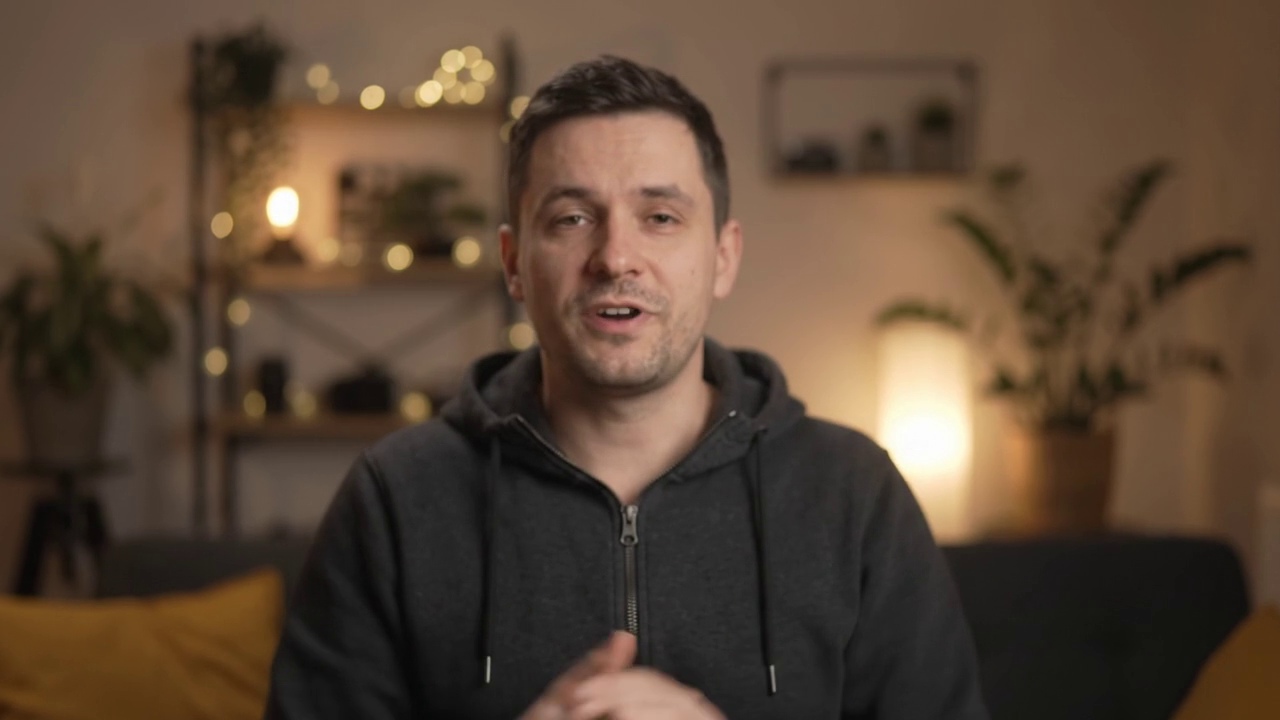
#> input picture frame 24 of data_base/test_ostro.mp4, 1280 x 720 px
$ python tracking.py   (older library calls are emulated)
#> lines starting #> are read from the running program, lines starting #| are printed output that depends on the picture; after the words box and inside, x2 and y2 are one past the last pixel; in counts of white or black regions, pixels touching at a corner belong together
import cv2
import matplotlib.pyplot as plt

cap = cv2.VideoCapture("./data_base/test_ostro.mp4")
def Track_object():
    #pobranie szerokosci i wysokosci klatki nagrywanej przez kamere
    frame_width = int(cap.get(cv2.CAP_PROP_FRAME_WIDTH))
    frame_height = int(cap.get(cv2.CAP_PROP_FRAME_HEIGHT))
    #format
    fourcc = cv2.VideoWriter_fourcc(*'mp4v')
    out = cv2.VideoWriter('output.mp4',fourcc,20.0,(frame_width,frame_height))
    sharpness_bucket = []
    while cap.isOpened():
        ret,frame = cap.read()
#> frame is the input picture: shape (720, 1280, 3); mean B, G, R 54.3, 70.8, 90.6
        if not ret:
            break
        gray = cv2.cvtColor(frame, cv2.COLOR_BGR2GRAY) #konwertuj na skale szarosci
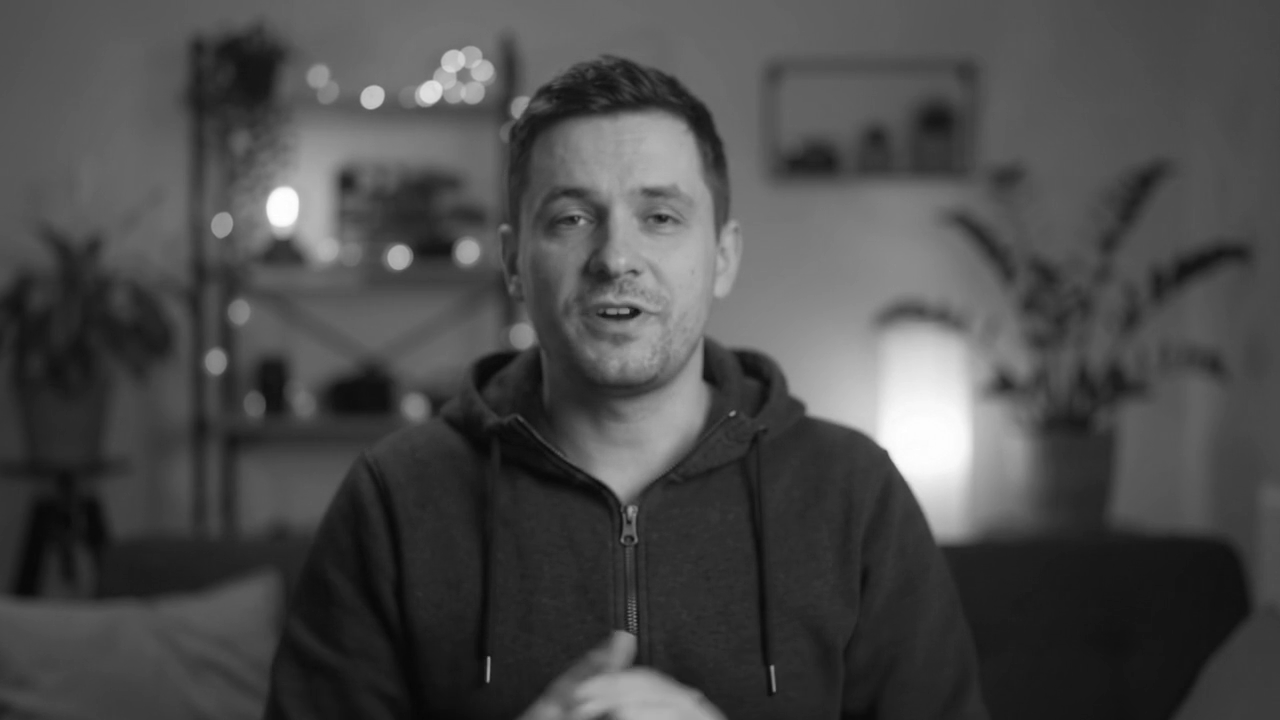
#> gray: shape (720, 1280); min 6, max 255, mean 74.8
        laplacian = cv2.Laplacian(gray,cv2.CV_64F).var() #wartosc tej funkcji odpowiada jak bardzo obraz jest ostry, dziala az milo
#> laplacian = 9.1
        sharpness_bucket.append(laplacian)
        blurred = cv2.GaussianBlur(gray, (5, 5), 0) # usuwa szumy z kosmosu (5,5) obszar jadra macierz pikseli ktora jest wyciagana srednia
        _, thresh = cv2.threshold(blurred, 40, 255, cv2.THRESH_BINARY) #zamiana obrazu na czarno bialy gdy jestmniejsze niz 40 staje sie czarne gdy wiecej to staje sie biale
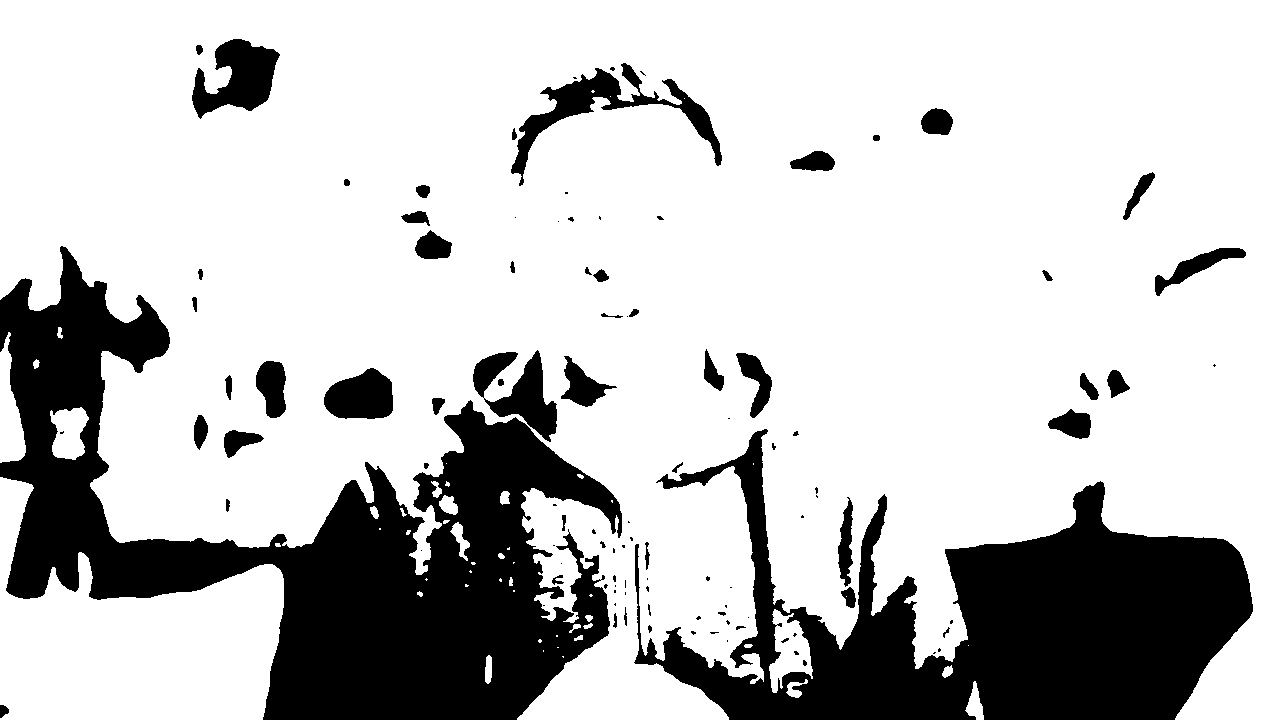
#> thresh: shape (720, 1280); 77.1% white; 107 black regions (51 under 20 px)
        contours, _ = cv2.findContours(thresh, cv2.RETR_EXTERNAL, cv2.CHAIN_APPROX_SIMPLE) #funkcja szuka granicy miedzy przejsciem z bialego na czarne czyli konturu
#> contours = 49 contours, 27 with area under 20; largest, box (x1, y1, x2, y2) and area: (0, 0, 1280, 720) 688564, (0, 477, 284, 720) 38214, (769, 609, 813, 693) 1904, (0, 332, 26, 463) 1839, (50, 407, 89, 460) 1404
        if contours:
            c = max(contours, key=cv2.contourArea) #wez pod uwage tylko najwiekszy kontur
#> c = contour of 2476 points, box (x1, y1, x2, y2) (0, 0, 1280, 720), area 688564
            x, y, w, h = cv2.boundingRect(c) #pobierz wymiary prostokata w ktorym miesci sie obiekt
#> x = 0; y = 0; w = 1280; h = 720
            cv2.rectangle(frame, (x, y), (x + w, y + h), (0, 255, 0), 2) #narysuj go na obrazie
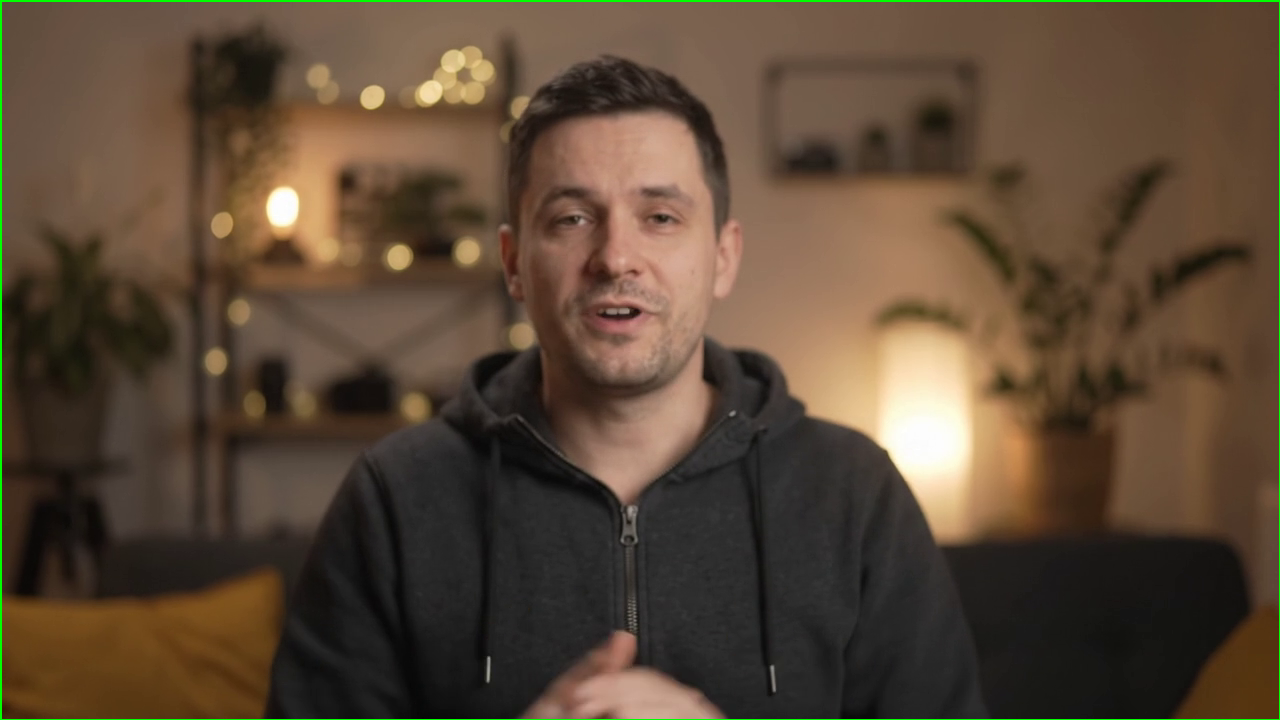
#> frame: shape (720, 1280, 3); 0.65% of pixels changed, all inside (x1, y1, x2, y2) = (0, 0, 1280, 720)
            cord_centre_of_object = [(x+x+w)/2 , (y+y+h)/2] #koordynaty srodka obiektu
#> cord_centre_of_object = [640, 360]
            cv2.putText(frame, f"{cord_centre_of_object}",(x,y-10), cv2.FONT_HERSHEY_SIMPLEX, 0.5, (0, 255, 0), 2) #pokaz koordynaty srodka obiektu, przyda sie do algorytmu
        out.write(frame)
        cv2.imshow("SkyWatcher", frame)
        if cv2.waitKey(1) & 0xFF == ord('q'):
#> (key q is pressed here)
            break

    cap.release()
    out.release()
    cv2.destroyAllWindows()
    Show_plott(sharpness_bucket)

def Show_plott(plot):
    plt.plot(plot, marker='.')
    plt.title("ostrosc obrazu")
    plt.xlabel("ilosc klatek przez caly film")
    plt.ylabel("jak bardzo ostry jest obraz?")
    plt.show()
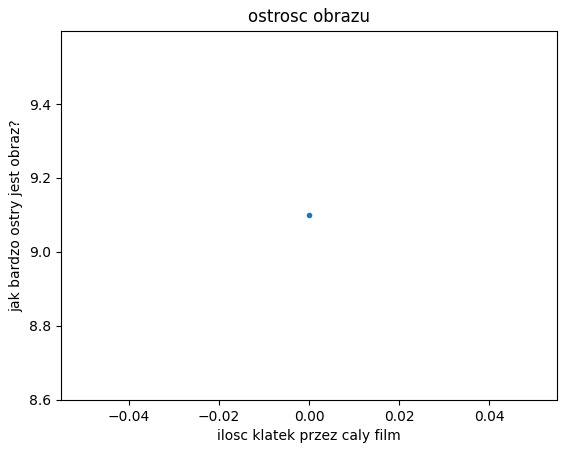
#> figure drawn by matplotlib, 1 panel
Track_object()


"""
bedzie funkcja ktora ocenia ostrosc obrazu i wprowadza korekty, funkcja bedzie wykonywana podczas wykonywania funkcji Track_objeckt, moze da sie ja
puscic w osobnym watku aby caly czas lekko korektowala ? nwm

Gdy dana klatka obrazu bedzie ostrzejsza od poprzedniej, algorytm musi zapamietac pozycje pokretla , lecz probowac zdobyc jeszcze lepszy obraz jesli przekrecenie pogorszy
wraca do najlepszej opcji z przeszlosci

czy jest potrzebny algorytm dodatkowy po wtepnej korekcji obrazu ?
czy da sie to zrobic inaczej niz metoda ogolna?
czy wyciaganie widma analiza itp cos zmieni?

"""

$ run again, starting later in the video
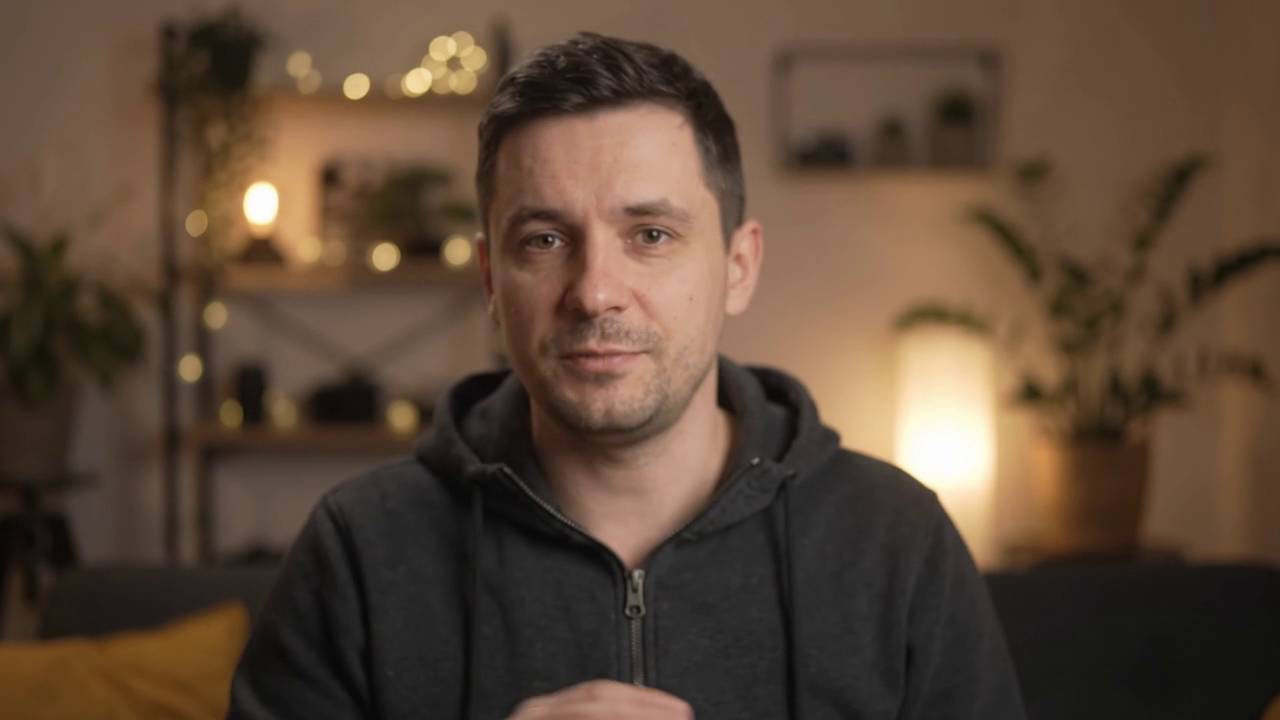
#> input picture frame 108 of data_base/test_ostro.mp4, 1280 x 720 px
#> in Track_object, frame is the input picture: shape (720, 1280, 3); mean B, G, R 55.9, 72.1, 92.4
#> laplacian = 9.24
#> in Track_object, `_, thresh = cv2.threshold(blurred, 40, 255, cv2.THRESH_BINARY)`:
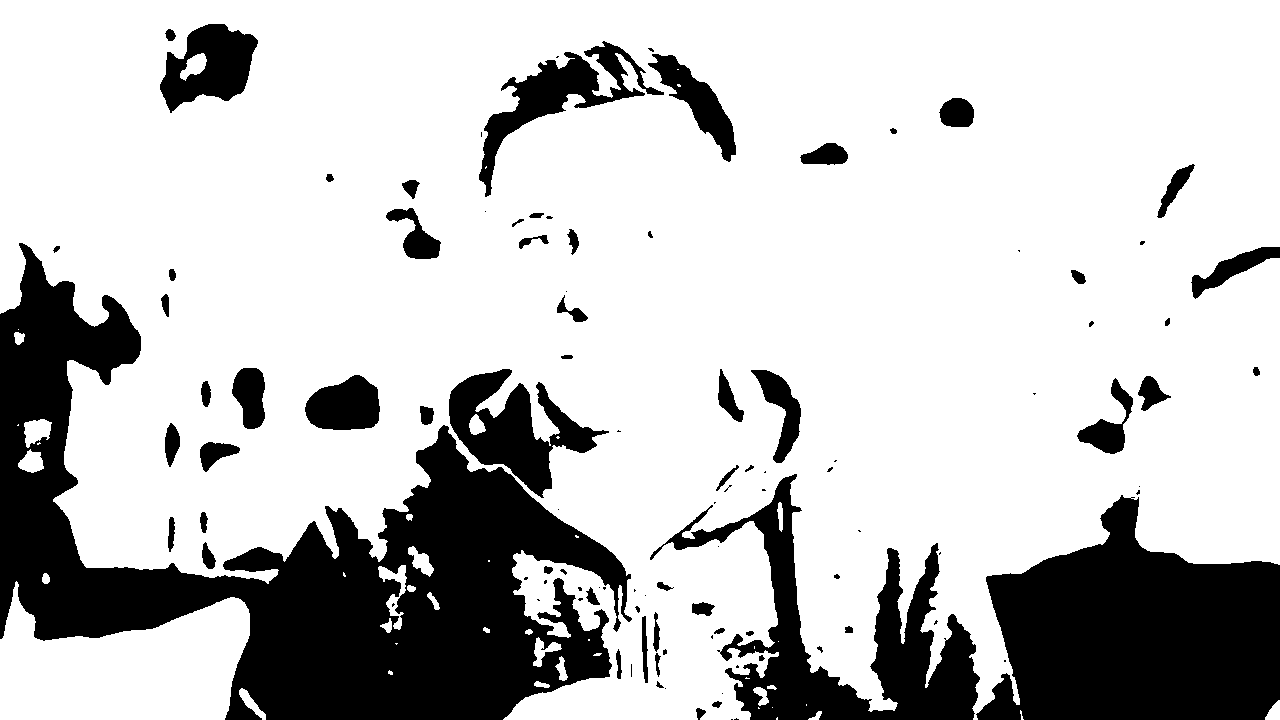
#> thresh: shape (720, 1280); 76.5% white; 106 black regions (42 under 20 px)
#> contours = 41 contours, 18 with area under 20; largest, box (x1, y1, x2, y2) and area: (0, 0, 1280, 720) 715320, (0, 581, 250, 720) 22867, (378, 565, 407, 630) 550, (24, 419, 52, 448) 488, (18, 449, 44, 473) 370
#> c = contour of 2644 points, box (x1, y1, x2, y2) (0, 0, 1280, 720), area 715320
#> x = 0; w = 1280; h = 720
#> frame: shape (720, 1280, 3); 0.65% of pixels changed, all inside (x1, y1, x2, y2) = (0, 0, 1280, 720)
#> cord_centre_of_object = [640, 360]
#> in Show_plott, `plt.show()`:
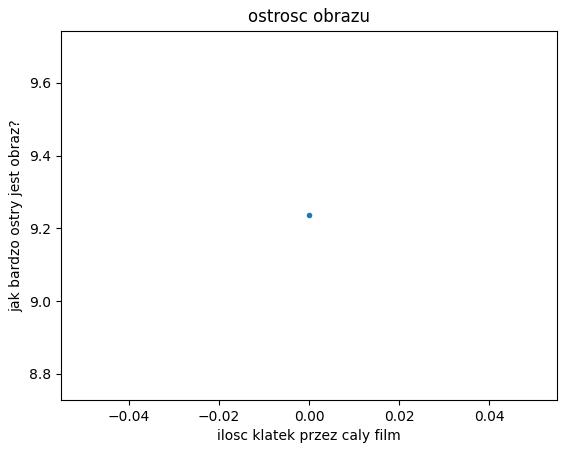
#> figure drawn by matplotlib, 1 panel

$ run again, starting later in the video
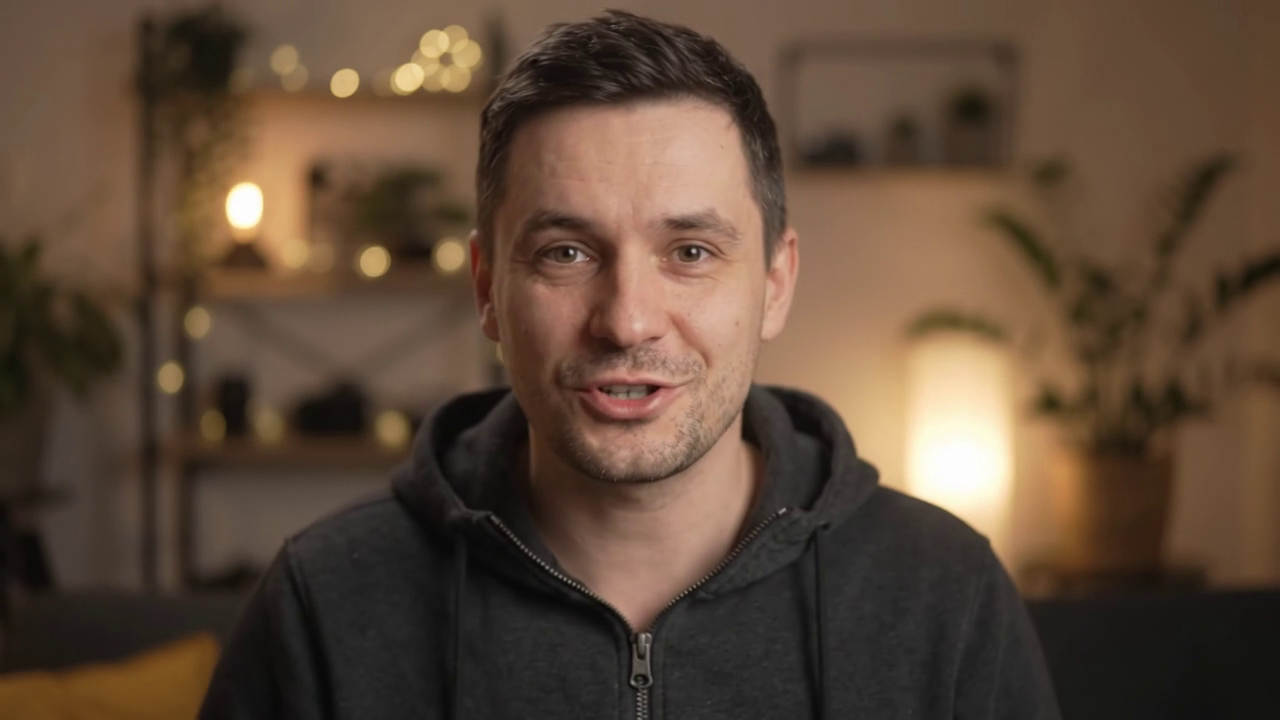
#> input picture frame 192 of data_base/test_ostro.mp4, 1280 x 720 px
#> in Track_object, frame is the input picture: shape (720, 1280, 3); mean B, G, R 56.9, 73.5, 94.3
#> laplacian = 13.58
#> in Track_object, `_, thresh = cv2.threshold(blurred, 40, 255, cv2.THRESH_BINARY)`:
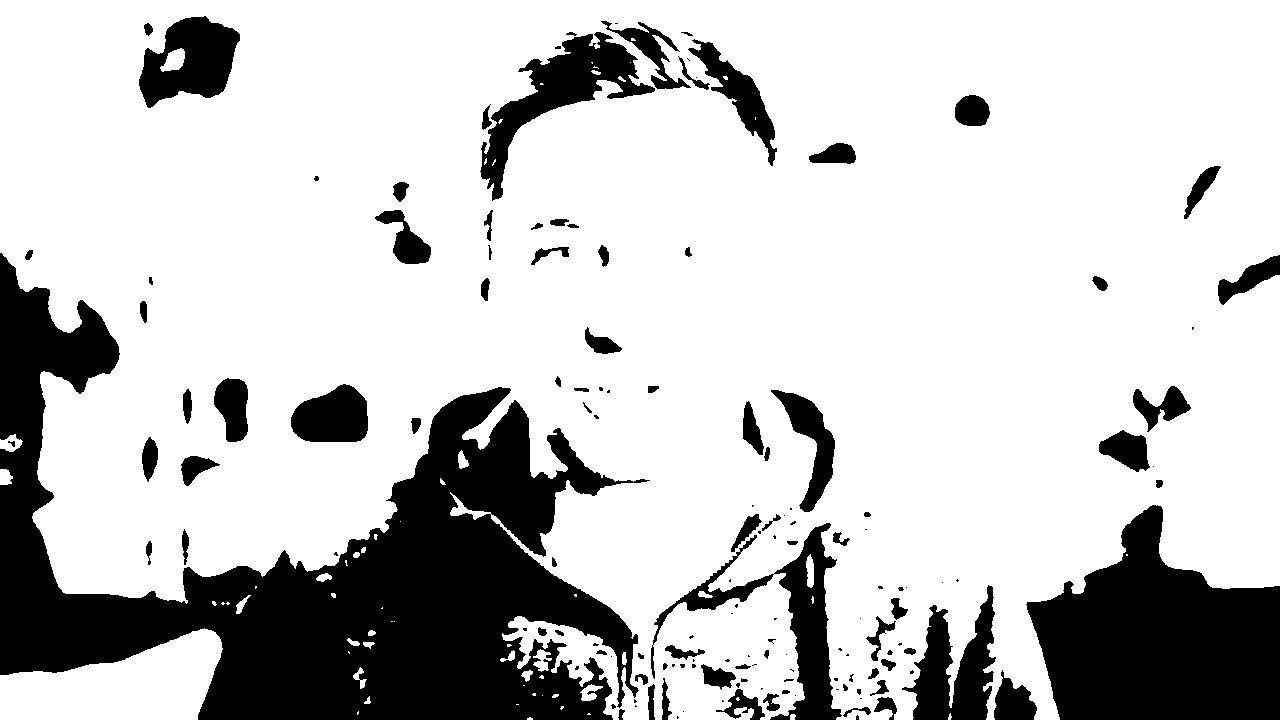
#> thresh: shape (720, 1280); 77.7% white; 149 black regions (60 under 20 px)
#> contours = 50 contours, 30 with area under 20; largest, box (x1, y1, x2, y2) and area: (0, 0, 1280, 720) 738750, (0, 628, 223, 720) 12922, (0, 434, 23, 452) 234, (533, 649, 552, 672) 187, (806, 554, 814, 588) 175
#> c = contour of 2678 points, box (x1, y1, x2, y2) (0, 0, 1280, 720), area 738750
#> x = 0; w = 1280; h = 720
#> frame: shape (720, 1280, 3); 0.65% of pixels changed, all inside (x1, y1, x2, y2) = (0, 0, 1280, 720)
#> cord_centre_of_object = [640, 360]
#> in Show_plott, `plt.show()`:
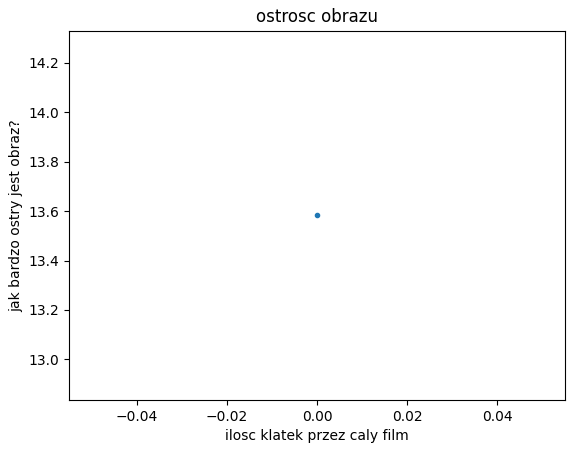
#> figure drawn by matplotlib, 1 panel
